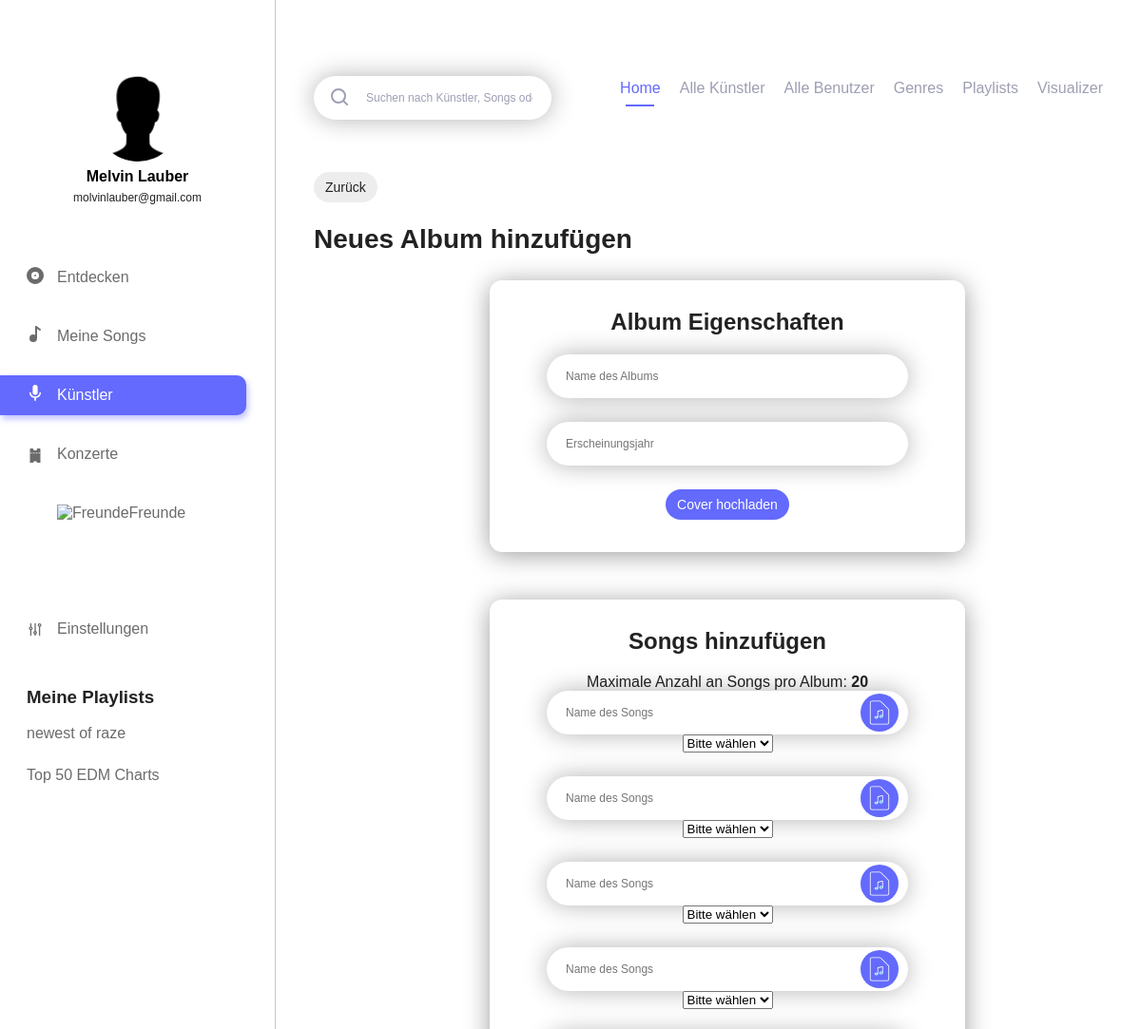
Before: /add_new_album.php?artist_id=1 (signed in, upper part) with the older database file.
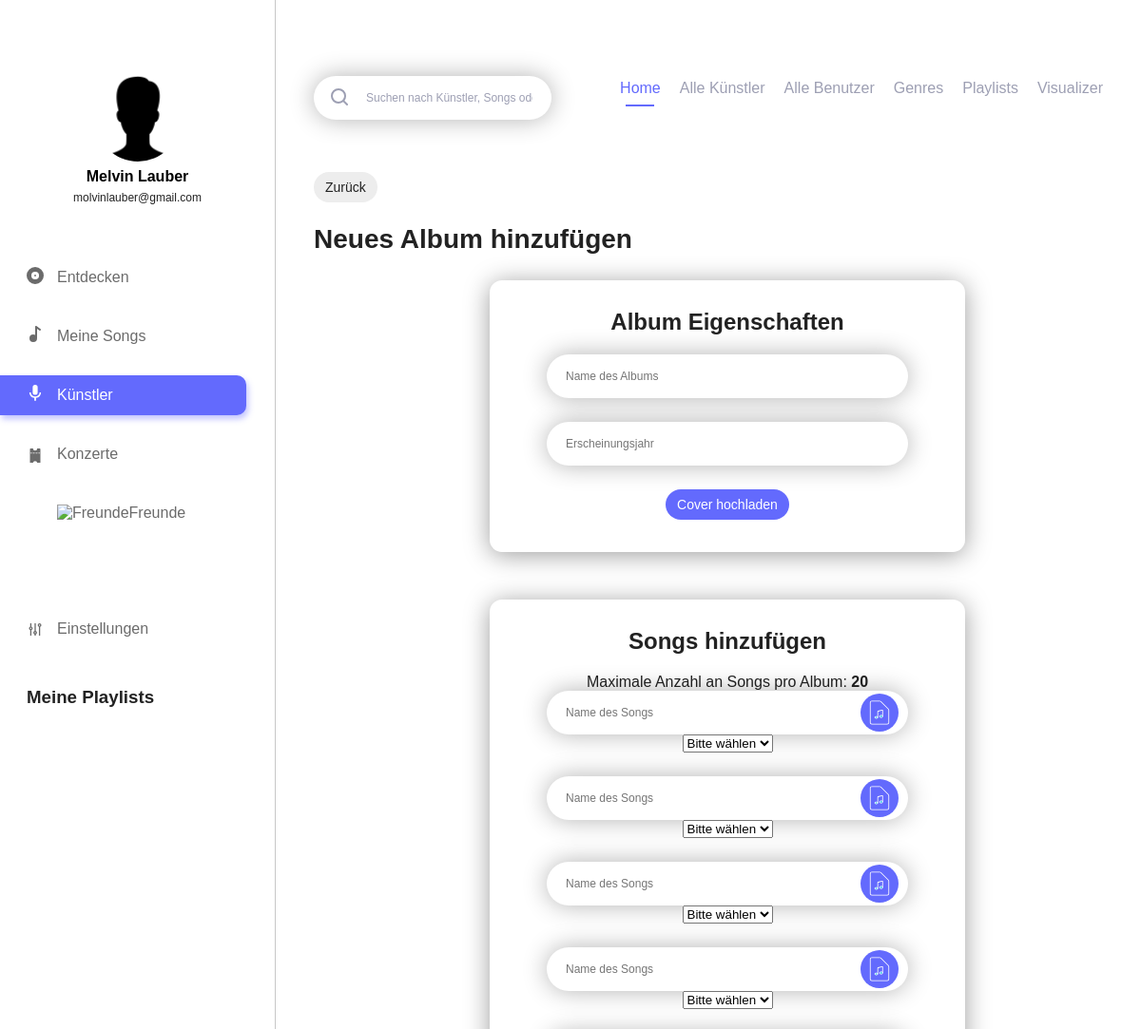
After: the same page with the newer database file.
### tables this page shows
CREATE TABLE IF NOT EXISTS `users` (
  `id` int(11) NOT NULL AUTO_INCREMENT,
  `username` varchar(255) NOT NULL,
  `email` varchar(255) NOT NULL,
  `firstname` varchar(255) NOT NULL,
  `lastname` varchar(255) NOT NULL,
  `password_hash` varchar(255) NOT NULL,
  `password_token` varchar(255) NOT NULL,
  `is_artist` int(1) NOT NULL,
  `has_darkmode` tinyint(1) NOT NULL,
  `insta` text,
  `facebook` text,
  PRIMARY KEY (`id`),
  UNIQUE KEY `username` (`username`),
  UNIQUE KEY `email` (`email`)
);

CREATE TABLE IF NOT EXISTS `playlist` (
  `playlist_id` int(11) NOT NULL AUTO_INCREMENT,
  `playlist_name` varchar(255) NOT NULL,
  `user_id` int(11) NOT NULL,
  `playlist_description` text NOT NULL,
  PRIMARY KEY (`playlist_id`),
  KEY `playlist_fk0` (`user_id`)
);

### includes/start.php (called while the page is built, shortened)
<?php
include 'config.php';
include 'db.php';
if (isset($_SESSION['user']['id']) && !empty($_SESSION['user']['id'])) {
	$statement = $pdo->prepare("SELECT * FROM `users` WHERE `id` = :id");
	$result = $statement->execute(array('id' => $_SESSION['user']['id']));
}
if (isset($_SESSION['user']['has_darkmode']) && $_SESSION['user']['has_darkmode'] == 1) {
	$body_class = 'dark';
}
else {
	$body_class = '';
}
?>

### config.php (called while the page is built)
<?php
$config = array(
	'admin' => TRUE,
	'testing' => FALSE,
	'home' => TRUE,
	'school' => TRUE,
	'limit_upload_songs' => 20
);
$config['genres'] = array(
	1 => 'EDM',
	2 => 'Future Bass',
	3 => 'Dubstep',
	4 => 'Pop',
	5 => 'Metal',
	6 => 'Death Metal',
	7 => 'Rock',
	8 => 'Chill'
);

### includes/navigation_left.php (the view, shortened to what the changed rows need)
<?php
$query = "SELECT * FROM `users` WHERE `id` = ".$_SESSION['user']['id'];
$playlist_query = "SELECT * FROM `playlist` WHERE `user_id` = ".$_SESSION['user']['id'];
?>
<div class="navigation_left">
	<div class="navigation_wrapper">
		<div class="profile">
			<?php if (file_exists('img/profiles/user_'.$_SESSION['user']['id'].'.jpg')) { ?>
			<div class="profile_picture" style="background-image: url('img/profiles/user_<?php echo $_SESSION['user']['id']; ?>.jpg');background-position: center; background-size: 140%;" alt="user_image"></div>
			<?php } else { ?>
			<div class="profile_picture" style="background-image: url('img/profiles/no_user_image.png');background-position: center; background-size: 140%;" alt="user_image"></div>
			<?php } ?>
			<h3 class="profile_name">
				<?php foreach ($pdo->query($query) as $user_data) {
					echo htmlspecialchars($user_data['firstname']).' '.htmlspecialchars($user_data['lastname']);
				} ?>
			</h3>
			<p class="profile_mail">
				<?php foreach ($pdo->query($query) as $user_data) {
					echo htmlspecialchars($user_data['email']);
				} ?>
			</p>
		</div>
		<div class="playlist_wrapper">
			<ul>
				<?php foreach ($pdo->query($playlist_query) as $playlist_data) { ?>
					<li class="playlist_element"><a href="playlist_detail.php?playlist_id=<?php echo $playlist_data['playlist_id']; ?>"><?php echo $playlist_data['playlist_name']; ?></a></li>
				<?php } ?>
			</ul>
		</div>
	</div>
</div>

### add_new_album.php (shortened to what the changed rows need)
<?php
include 'includes/start.php';
?>
<!DOCTYPE html>
<html lang="de">
	<head>
		<?php include 'includes/meta_data.php'; ?>
	</head>
	<body class="<?php echo $body_class; ?>">
		<?php include 'includes/navigation_left.php'; ?>
		<div class="main_content_wrapper">
			<div class="main_content_inner">
				<div id="add_new_album_wrapper">
					<form class="add_new_album_form" action="classes/class.artist.php" method="post" enctype="multipart/form-data">
						<fieldset>
							<h2 class="form_subtitle"><?php echo ALBUM_PROPERTIES; ?></h2>
						</fieldset>
						<fieldset>
							<h2 class="form_subtitle"><?php echo ALBUM_ADD_SONGS; ?></h2>
							<?php
							for ($song_counter = 1; $song_counter <= $config['limit_upload_songs']; $song_counter++) { ?>
								<div class="song_upload_element form_element">
									<input class="song_name_field" type="text" name="song_title[]" placeholder="<?php echo ALBUM_SONG_NAME; ?>">
									<div class="upload_absolute_wrap">
										<div class="upload-btn-wrapper">
											<button class="btn with_icon"><img src="img/assets/music_upload.svg" class="music_icon svg" alt="<?php echo ALBUM_ADD_SONGS; ?>"></button>
										</div>
									</div>
									<select class="genre_selection_field" name="genre_selection[]">
										<option value="0" selected><?php echo PLEASE_CHOOSE; ?></option>
									</select>
								</div>
							<?php } ?>
						</fieldset>
					</form>
				</div>
			</div>
		</div>
	</body>
</html>

Changed rows visible on the page:
removed playlist: playlist_name "newest of raze"
removed playlist: playlist_name "Top 50 EDM Charts"
